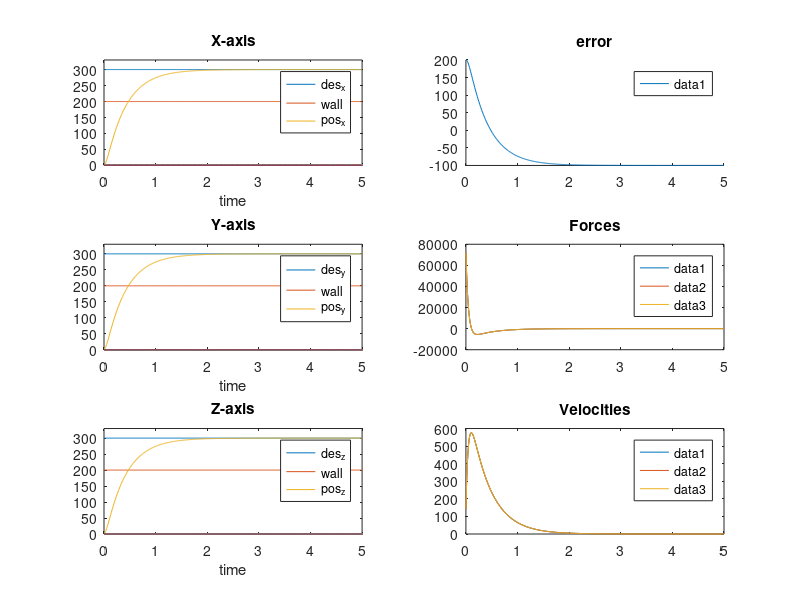

This figure's MATLAB source:
clc; clear all; close all;

dt = 0.01;

% These parameters are for the relationship between the end effector and
% the player
Ku = 60
Tu = 2.55
Kp = 0.8*Ku
Td = Tu/8

K1 = 5*Kp*eye(3);
D1 = 7*Kp*Td*eye(3);

% Ku2 = 5000
% Tu2 = 0.9
% Kp2 = 0.8*Ku2
% Td2 = Tu2/8

Ku2 = 10000
Tu2 = 0.2
Kp2 = 0.8*Ku2
Td2 = Tu2/8


K2 = Kp2*eye(3);
D2 = Kp2*Td2*eye(3);    

A = eye(6);

A(1:3,4:6) = dt*eye(3);
B = zeros(6,3);
% D = 0*B;
% C = eye(6);


B(4:6,1:3) = dt*eye(3);

mass = 5;
state = [0,0,0,0,0,0]';
desired_state = [300, 300, 300, 0,0,0]';
wall_loc = [200,200,200]';
%wall_loc = [2,2,2]';

wall_depth = .5*30;

% deadline = 0.5; % seconds
tf = 5; %seconds
trange = (0:dt:tf);

force = zeros(length(trange), 3);
error = zeros(length(trange), 3);
pos = zeros(length(trange), 3);
vel = zeros(length(trange), 3);
% force_tip = zeros(length(trange), 3);
% force_base = zeros(length(trange), 3);
% pos = zeros(length(trange), 3);
for i = 1:length(trange)
    e = desired_state(1:3) - state(1:3)
    de = desired_state(4:6) - state(4:6);
    error(i,:) = e;
    ee_force = K1*e + D1*de;
    %wallForce = getForceWall(K2, D2, state(1:3), state(4:6), wall_depth, wall_loc);
    force(i,:) = ee_force% - wallForce;
    xdd = force(i,:)/mass;
    state = A*state + B*xdd';
    pos(i,:) = state(1:3)';
    vel(i,:) = state(4:6)';

end
% 
workspace  = 1.1*desired_state(1:3);
figure('Name', 'PD Control');
subplot(3,2,1);
%plot(trange, error(:,1));hold on;
plot(trange, desired_state(1)*ones(1,length(trange))); hold on;
plot(trange, wall_loc(1)*ones(1,length(trange)));
plot(trange, pos(:,1));
plot(trange, zeros(length(trange)));
legend('des_x','wall','pos_x'); xlabel('time');
axis([0, tf, 0, workspace(1)]);
title('X-axis');

subplot(3,2,3);
%plot(trange, error(:,2));hold on;
%plot(trange, force(:,2));
plot(trange, desired_state(2)*ones(1,length(trange))); hold on;
plot(trange, wall_loc(2)*ones(1,length(trange)));
plot(trange, pos(:,2));
plot(trange, zeros(length(trange)));
legend('des_y','wall','pos_y'); xlabel('time');
axis([0, tf, 0, workspace(2)]);
title('Y-axis');

subplot(3,2,5);
%plot(trange, error(:,3));hold on;
%plot(trange, force(:,3));
plot(trange, desired_state(3)*ones(1,length(trange))); hold on;
plot(trange, wall_loc(3)*ones(1,length(trange)));
plot(trange, pos(:,3));
plot(trange, zeros(length(trange)));
legend('des_z','wall','pos_z'); xlabel('time');
axis([0, tf, 0, workspace(3)]);
title('Z-axis');

subplot(3,2,4);
plot(trange, force(:,:));  hold on;
legend;
title('Forces');

subplot(3,2,6);
plot(trange, vel(:,:));  hold on;
legend;
title('Velocities');

subplot(3,2,2);
hold on;
plot(trange', error(:,1)-100);  
legend;
title('error');

